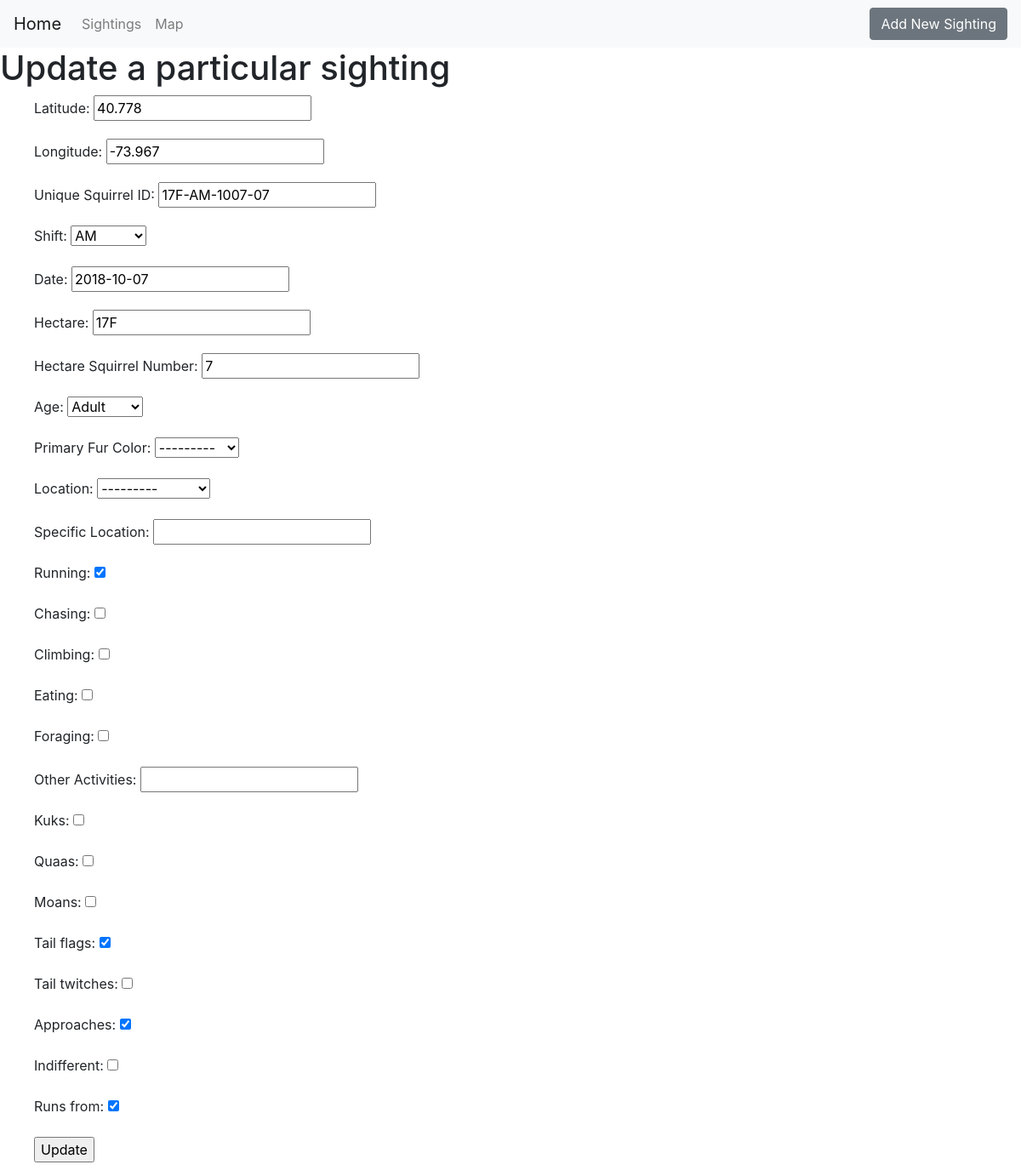
The app's page /sightings/17F-AM-1007-07/ with its own data.
### sightings/models.py (models this page shows)
class new_sighting (models.Model):
    Latitude = models.DecimalField(max_digits=5, decimal_places=3)
    Longitude = models.DecimalField(max_digits=5, decimal_places=3)
    Unique_Squirrel_ID = models.CharField(max_length=50,unique=True)
    Hectare=models.CharField(max_length=3,blank=True,null=True)
    PM='PM'
    AM='AM'
    shift_choices=[(PM,'PM'),(AM,'AM')]
    Shift=models.CharField(max_length=2,choices=shift_choices)
    Date= models.DateField()
    Hectare_Squirrel_Number=models.IntegerField(blank=True,null=True)
    adult='Adult'
    juvenile='Juvenile'
    age_choices=[(adult,'Adult'),(juvenile,'Juvenile')]
    Age=models.CharField(max_length=20,choices=age_choices,blank=True,null=True)
    grey='Grey'
    cinnamon='Cinnamon'
    black='Black'
    color_choices=[(grey,'Grey'), (cinnamon,'Cinnamon'), (black,'Black')]
    Primary_Fur_Color=models.CharField(max_length=20,choices=color_choices,blank=True,null=True)
    Ground_Plane='Ground Plane'
    Above_Ground='Above_Ground'
    location_choices=[(Ground_Plane,'Ground Plane'),(Above_Ground,'Above_Ground')]
    Location=models.CharField(max_length=20,choices=location_choices,blank=True,null=True)
    Specific_Location= models.CharField(max_length=50,blank=True,null=True)
    Running = models.BooleanField()
    Chasing=models.BooleanField()
    Climbing=models.BooleanField()
    Eating=models.BooleanField()
    Foraging=models.BooleanField()
    Other_Activities=models.CharField(max_length=50,blank=True,null=True)
    Kuks=models.BooleanField()
    Quaas=models.BooleanField()
    Moans=models.BooleanField()
    Tail_flags=models.BooleanField()
    Tail_twitches=models.BooleanField()
    Approaches=models.BooleanField()
    Indifferent=models.BooleanField()
    Runs_from=models.BooleanField()

### sightings/views.py (the view)
# urls.py: path('sightings/<Unique_Squirrel_ID>/',update_view, name='sightings_update'),
def update_view(request, Unique_Squirrel_ID):
    instance = new_sighting.objects.get(Unique_Squirrel_ID=Unique_Squirrel_ID)
    form = new_sighting_form(request.POST or None, instance=instance)
    if form.is_valid():
          form.save()
          return redirect(f'/sightings/')
    context = {
            "instance" : instance,
            "form" : form,
    }
    return render(request, 'update.html',context)

### sightings/forms.py
class new_sighting_form(forms.ModelForm):
    Date= forms.DateField(widget=forms.DateInput(attrs={"placeholder": datetime.datetime.now().strftime("%x")}))
    class Meta:
        model = new_sighting
        fields =[
            'Latitude',
            'Longitude',
            'Unique_Squirrel_ID',
            'Shift',
            'Date',
            'Hectare',
            'Hectare_Squirrel_Number',
            'Age',
            'Primary_Fur_Color',
            'Location',
            'Specific_Location',
            'Running',
            'Chasing',
            'Climbing',
            'Eating',
            'Foraging',
            'Other_Activities',
            'Kuks',
            'Quaas',
            'Moans',
            'Tail_flags',
            'Tail_twitches',
            'Approaches',
            'Indifferent',
            'Runs_from'
        ]

### templates/update.html
{% extends "base.html" %}
{% block content %}
<h1> Update a particular sighting </h1>
<form method="POST"> {% csrf_token %}
    <ul>
    {{form.as_p}}
    <input type='submit' value='Update'/>
</ul>
</form>
{% endblock content %}

### records on screen
new_sighting: Latitude "40.778", Longitude "-73.967", Unique_Squirrel_ID "17F-AM-1007-07", Shift "AM", Date "2018-10-07", Hectare "17F", Hectare_Squirrel_Number "7", Age "Adult", Primary_Fur_Color "---------", Location "---------", Running "☑", Tail_flags "☑", Approaches "☑", Runs_from "☑"
